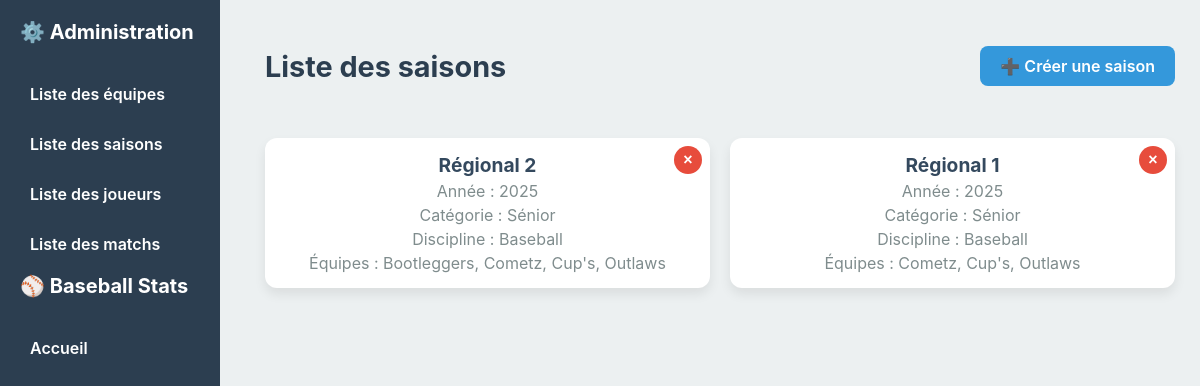
Screenshot of /seasons with the database file from the repository.
### models/season.py (models this page shows)
class Season(db.Model):
    __tablename__ = 'season'
    id = db.Column(db.Integer, primary_key=True)
    name = db.Column(db.String(50), nullable=False)
    category = db.Column(db.String(50))
    year = db.Column(db.Integer)
    discipline = db.Column(db.String(50))
    teams = db.relationship('Team', secondary=season_team, back_populates='seasons')

### routes/seasons.py (the view)
@seasons_bp.route('/seasons')
def list_seasons():
    seasons = Season.query.all()
    return render_template('seasons/list_seasons.html', seasons=seasons)

### templates/seasons/list_seasons.html (shortened to what this page needs)
{% extends "menu.html" %}
{% block head %}
<link rel="stylesheet" href="{{ url_for('static', filename='css/global.css') }}">
{% endblock %}
{% block content %}
<div class="teams-header">
    <h2>Liste des saisons</h2>
    <a href="{{ url_for('seasons.create_season') }}" class="btn-create">➕ Créer une saison</a>
</div>
{% if seasons %}
<div class="teams-grid">
    {% for season in seasons %}
    <div class="team-card">
        <form action="{{ url_for('seasons.delete_season', season_id=season.id) }}" method="post" class="delete-form"
              onsubmit="return confirm('Voulez-vous vraiment supprimer cette saison ?');">
            <button type="submit" class="btn-delete">&times;</button>
        </form>
        <a href="{{ url_for('seasons.edit_season', season_id=season.id) }}" class="team-link">
            <h3>{{ season.name }}</h3>
            <p>Année : {{ season.year }}</p>
            <p>Catégorie : {{ season.category }}</p>
            <p>Discipline : {{ season.discipline }}</p>
            {% if season.teams %}
                <p>Équipes : {{ season.teams | map(attribute='name') | join(', ') }}</p>
            {% else %}
                <p>Aucune équipe associée</p>
            {% endif %}
        </a>
    </div>
    {% endfor %}
</div>
{% else %}
<p class="no-teams">Aucune saison créée pour le moment.</p>
{% endif %}
{% endblock %}

### static/css/menu.css (style rules this page uses)
:root { --primary: #2c3e50; --secondary: #ecf0f1; --accent: #3498db; --border: #dcdcdc; }
body { font-family: "Inter", sans-serif; margin: 0; padding: 0; background: var(--secondary); display: flex; min-height: 100vh; }

### static/css/global.css (style rules this page uses)
.teams-header { display: flex; justify-content: space-between; align-items: center; margin-bottom: 30px; }
.teams-header h2 { color: #2c3e50; font-size: 1.8rem; }
.btn-create { padding: 10px 20px; background: #3498db; color: #fff; border-radius: 8px; font-weight: 600; text-decoration: none; transition: background 0.2s; }
.teams-grid { display: grid; grid-template-columns: repeat(auto-fit, minmax(220px, 1fr)); gap: 20px; }
.team-card { position: relative; border-radius: 12px; box-shadow: 0 6px 12px rgba(0,0,0,0.08); background: #fff; overflow: hidden; transition: transform 0.2s, box-shadow 0.2s; }
.delete-form { position: absolute; top: 8px; right: 8px; z-index: 10; }
.btn-delete { background: #e74c3c; border: none; color: #fff; font-weight: bold; border-radius: 50%; width: 28px; height: 28px; font-size: 16px; line-height: 24px; cursor: pointer; display: flex; align-items: center; justify-content: center; transition: background 0.2s; }
.team-link { text-decoration: none; color: inherit; display: flex; flex-direction: column; align-items: center; padding: 15px; }
.team-link h3 { margin: 0; font-size: 1.2rem; color: #34495e; }
.team-link p { margin: 4px 0 0; color: #7f8c8d; }

### rows the page displays
Season: name "Régional 2", year "2025", category "Sénior", discipline "Baseball", teams|map "Bootleggers, Cometz, Cup's, Outlaws"
Season: name "Régional 1", year "2025", category "Sénior", discipline "Baseball", teams|map "Cometz, Cup's, Outlaws"
